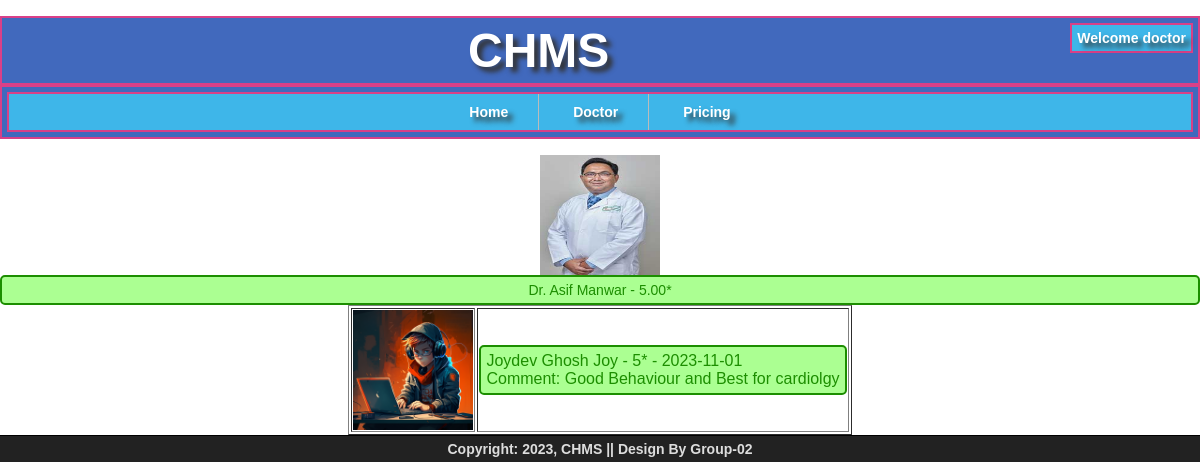
/CHMS/doctor/review.php (signed in), run on the app's committed database.
### tables this page shows
CREATE TABLE `doctor` (
  `ID` int(11) NOT NULL,
  `License_Number` int(11) NOT NULL,
  `Fname` varchar(30) NOT NULL,
  `Lname` varchar(30) DEFAULT NULL,
  `Title` varchar(30) DEFAULT NULL,
  `DOB` date NOT NULL,
  `Gender` char(10) NOT NULL,
  `Experience_From` date NOT NULL,
  `Language` varchar(100) NOT NULL,
  `Current_Position` varchar(150) NOT NULL,
  `P_Location` varchar(150) NOT NULL
);

CREATE TABLE `user_details` (
  `ID` int(11) NOT NULL,
  `User_Name` varchar(255) NOT NULL,
  `Password` char(255) NOT NULL,
  `Role` char(20) NOT NULL,
  `Phone_Number` char(15) NOT NULL,
  `Email` char(150) DEFAULT NULL,
  `Address` varchar(200) DEFAULT NULL,
  `Photo` char(50) DEFAULT NULL,
  `Status` tinyint(1) NOT NULL
);

CREATE TABLE `doctor_reviews` (
  `P_ID` int(11) NOT NULL,
  `D_ID` int(11) NOT NULL,
  `Date` date NOT NULL,
  `Comment` varchar(200) DEFAULT NULL,
  `Ratings` decimal(1,0) NOT NULL,
  `Status` tinyint(1) NOT NULL DEFAULT 0
);

CREATE TABLE `patient` (
  `ID` int(11) NOT NULL,
  `Fname` varchar(30) NOT NULL,
  `Lname` varchar(30) DEFAULT NULL,
  `DOB` date NOT NULL,
  `Gender` char(10) NOT NULL,
  `Emergency_Number` char(15) NOT NULL,
  `Blood` char(3) DEFAULT NULL,
  `Weight` decimal(5,2) DEFAULT NULL
);

### CHMS/doctor/review.php (the view, shortened to what this page needs)
<?php
include("../common/header-content.php");
$User_ID = $_SESSION['User_ID'];
	$sql_ratings = "SELECT ROUND((SUM(Ratings) / COUNT(*)), 2) as Ratings
					FROM doctor_reviews
					WHERE D_ID = ". $User_ID. " AND Status = TRUE";
	$result_ratings = mysqli_query($conn, $sql_ratings);
	$found_rating = mysqli_fetch_array($result_ratings);
		$Rating = $found_rating['Ratings'];
	$sql_info = "SELECT d.Title, d.Fname, d.Lname, u.Photo
		FROM doctor d, user_details u
		WHERE d.ID = u.ID AND d.ID = ".$User_ID."";
		$result_info = mysqli_query($conn, $sql_info);
		$found_user = mysqli_fetch_array($result_info);
		$Title = $found_user['Title'];
		$Fname = $found_user['Fname'];
        $Lname = $found_user['Lname'];
        $Photo = $found_user['Photo'];
        echo '<table align="center" border="1">
        	';
        if($Photo == ""){
			echo '<div align="center"><img src="/chms/doctor/img/null.jpg" alt="'.$Fname.' '.$Lname.'" width="200px" height="200px"></div>';
		}
		else{
			echo '<div align="center"><img src="/chms/doctor/'.$Photo.'" alt="'.$Fname.' '.$Lname.'" width="120px" height="120px"></div>';
		}
		echo '<div id="joy_congratulation" align="center">'.
			$Title .' Dr. '. $Fname . ' '. $Lname .' - '. $Rating .'*
		</div>
		';
		$sql_reviews = "SELECT u.Photo, p.Fname, p.Lname, dr.Ratings, dr.Date, dr.Comment
						FROM doctor_reviews dr, patient p, user_details u
						WHERE dr.P_ID = p.ID AND p.ID = u.ID AND dr.Status = TRUE AND dr.D_ID = $User_ID
						ORDER BY dr.Date DESC";
		$result_reviews = mysqli_query($conn, $sql_reviews);
		if (mysqli_num_rows($result_reviews) > 0){
			while ($row = mysqli_fetch_assoc($result_reviews)){
				echo '<tr><td>';
				if($row['Photo'] == ""){
					echo '<div align="center"><img src="/chms/patient/img/null.jpg" alt="'.$row['Fname'].' '.$row['Lname'].'" width="200px" height="200px"></div></td>';
				}
				else{
					echo '<div align="center"><img src="/chms/patient/'.$row['Photo'].'" alt="'.$row['Fname'].' '.$row['Lname'].'" width="120px" height="120px"></div></td>';
				}
				echo '<td><div id="joy_congratulation">
						'. $row['Fname'] .' '. $row['Lname'] .' - '. $row['Ratings'].'* - '. $row['Date'] .'';
				echo '<br>';
				echo 'Comment: '.$row['Comment'].'';
				echo '</div></td></tr>';
			}
	}
		echo '</table>';
?>
<!DOCTYPE html>
<html>
<head>
</head>
<body>
</body>
</html>

### data on the page
doctor: ID.Photo (picture), Fname "Asif", Lname "Manwar"
doctor_reviews: P_ID.Lname (picture), P_ID.Fname "Joydev Ghosh", P_ID.Lname "Joy", Ratings "5", Date "2023-11-01", Comment "Good Behaviour and Best for cardiolgy"

### other printed values
$User_Name "doctor"
$Rating "5.00"
